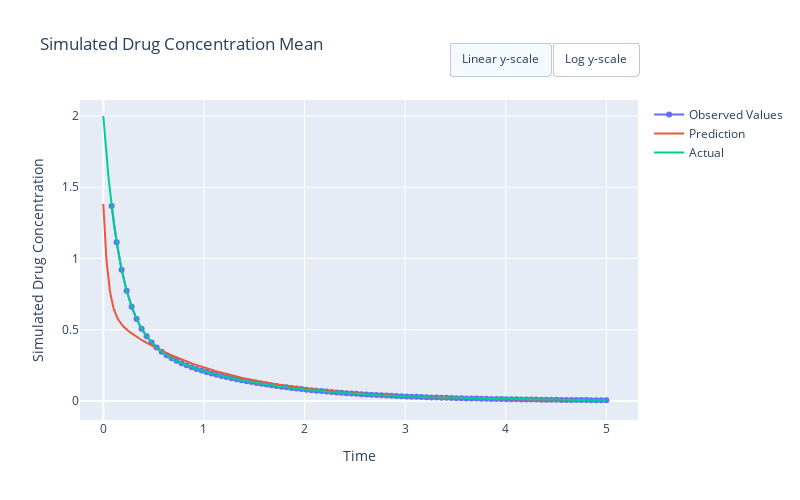

The notebook cell saved with this chart:
### Code cell
# Lets Visualise using Plotly

y_label = drug + " Concentration"
x_label = "Time"

fig = px.scatter(
    df,
    title=drug + " Concentration Mean",
    x="TIME",
    y="OBS",
    width=800, 
    height=500,
)

fig.update_xaxes(title_text=x_label)
fig.update_yaxes(title_text=y_label)
fig.update_traces(mode='markers+lines')
fig['data'][0]['showlegend']=True
fig['data'][0]['name']='Observed Values'
fig.add_trace(go.Scatter(x=more_times, y=PintsLinCompIV().simulate(parameters, more_times),
                    mode='lines',
                    name='Prediction'))
fig.add_trace(go.Scatter(x=more_times, y=more_values,
                    mode='lines',
                    name='Actual'))

fig.update_layout(
    updatemenus=[
        dict(
            type = "buttons",
            direction = "left",
            buttons=list([
                dict(
                    args=[{"yaxis.type": "linear"}],
                    label="Linear y-scale",
                    method="relayout"
                ),
                dict(
                    args=[{"yaxis.type": "log"}],
                    label="Log y-scale",
                    method="relayout"
                )
            ]),
            pad={"r": 0, "t": -10},
            showactive=True,
            x=1.0,
            xanchor="right",
            y=1.15,
            yanchor="top"
        ),
    ]
)
fig.show()

### Figure 1 — Plotly figure (JSON) as saved in the notebook; plotly's stock layout.template omitted (floating-point values rounded to 4 significant figures; data arrays with more than 128 entries replaced by an {"elided": "..."} marker saying what was removed)
{"data": [{"hovertemplate": "TIME=%{x}<br>OBS=%{y}<extra></extra>", "legendgroup": "", "marker": {"color": "#636efa", "symbol": "circle"}, "mode": "markers+lines", "name": "Observed Values", "orientation": "v", "showlegend": true, "type": "scatter", "x": [0.083, 0.1327, 0.1823, 0.232, 0.2817, 0.3313, 0.381, 0.4307, 0.4803, 0.53, 0.5797, 0.6293, 0.679, 0.7287, 0.7783, 0.828, 0.8777, 0.9273, 0.977, 1.027, 1.076, 1.126, 1.176, 1.225, 1.275, 1.325, 1.374, 1.424, 1.474, 1.523, 1.573, 1.623, 1.672, 1.722, 1.772, 1.821, 1.871, 1.921, 1.97, 2.02, 2.07, 2.119, 2.169, 2.219, 2.268, 2.318, 2.368, 2.417, 2.467, 2.517, 2.566, 2.616, 2.666, 2.715, 2.765, 2.815, 2.864, 2.914, 2.964, 3.013, 3.063, 3.113, 3.162, 3.212, 3.262, 3.311, 3.361, 3.411, 3.46, 3.51, 3.56, 3.609, 3.659, 3.709, 3.758, 3.808, 3.858, 3.907, 3.957, 4.007, 4.056, 4.106, 4.156, 4.205, 4.255, 4.305, 4.354, 4.404, 4.454, 4.503, 4.553, 4.603, 4.652, 4.702, 4.752, 4.801, 4.851, 4.901, 4.95, 5], "xaxis": "x", "y": [1.369, 1.114, 0.9207, 0.7741, 0.6619, 0.5751, 0.5072, 0.4534, 0.4103, 0.375, 0.3457, 0.321, 0.2999, 0.2814, 0.265, 0.2504, 0.2371, 0.2249, 0.2137, 0.2033, 0.1935, 0.1843, 0.1757, 0.1675, 0.1597, 0.1524, 0.1454, 0.1388, 0.1324, 0.1264, 0.1206, 0.1152, 0.1099, 0.105, 0.1002, 0.09566, 0.09133, 0.08719, 0.08325, 0.07948, 0.07588, 0.07245, 0.06917, 0.06604, 0.06305, 0.0602, 0.05747, 0.05487, 0.05239, 0.05002, 0.04775, 0.04559, 0.04353, 0.04156, 0.03968, 0.03789, 0.03617, 0.03453, 0.03297, 0.03148, 0.03006, 0.0287, 0.0274, 0.02616, 0.02497, 0.02384, 0.02277, 0.02174, 0.02075, 0.01981, 0.01892, 0.01806, 0.01724, 0.01646, 0.01572, 0.01501, 0.01433, 0.01368, 0.01306, 0.01247, 0.01191, 0.01137, 0.01085, 0.01036, 0.009893, 0.009445, 0.009018, 0.00861, 0.00822, 0.007848, 0.007493, 0.007154, 0.00683, 0.006521, 0.006226, 0.005944, 0.005675, 0.005419, 0.005173, 0.004939], "yaxis": "y"}, {"mode": "lines", "name": "Prediction", "type": "scatter", "x": {"elided": "1000 float values"}, "y": {"elided": "1000 float values"}}, {"mode": "lines", "name": "Actual", "type": "scatter", "x": {"elided": "1000 float values"}, "y": {"elided": "1000 float values"}}], "layout": {"height": 500, "legend": {"tracegroupgap": 0}, "title": {"text": "Simulated Drug Concentration Mean"}, "updatemenus": [{"buttons": [{"args": [{"yaxis.type": "linear"}], "label": "Linear y-scale", "method": "relayout"}, {"args": [{"yaxis.type": "log"}], "label": "Log y-scale", "method": "relayout"}], "direction": "left", "pad": {"r": 0, "t": -10}, "showactive": true, "type": "buttons", "x": 1, "xanchor": "right", "y": 1.15, "yanchor": "top"}], "width": 800, "xaxis": {"anchor": "y", "domain": [0, 1], "title": {"text": "Time"}}, "yaxis": {"anchor": "x", "domain": [0, 1], "title": {"text": "Simulated Drug Concentration"}}}}
